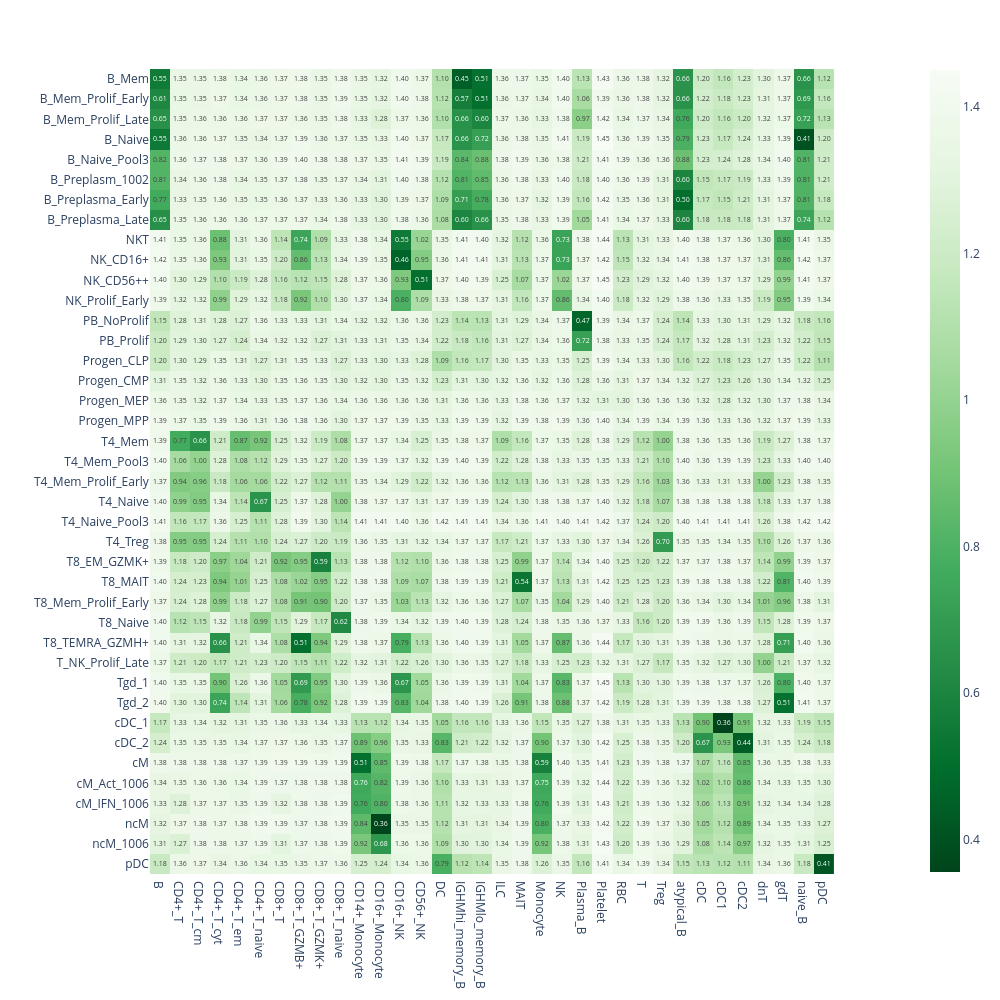

Notebook cell for this chart:
### Code cell
plot_cluster_distance(cluster_distance, show=True)

### Figure 1 — Plotly figure (JSON) as saved in the notebook; plotly's stock layout.template omitted (floating-point values rounded to 4 significant figures; data arrays with more than 128 entries replaced by an {"elided": "..."} marker saying what was removed)
{"data": [{"coloraxis": "coloraxis", "hovertemplate": "x: %{x}<br>y: %{y}<br>color: %{z}<extra></extra>", "name": "0", "texttemplate": "%{z:.2f}", "type": "heatmap", "x": ["B", "CD4+_T", "CD4+_T_cm", "CD4+_T_cyt", "CD4+_T_em", "CD4+_T_naive", "CD8+_T", "CD8+_T_GZMB+", "CD8+_T_GZMK+", "CD8+_T_naive", "CD14+_Monocyte", "CD16+_Monocyte", "CD16+_NK", "CD56+_NK", "DC", "IGHMhi_memory_B", "IGHMlo_memory_B", "ILC", "MAIT", "Monocyte", "NK", "Plasma_B", "Platelet", "RBC", "T", "Treg", "atypical_B", "cDC", "cDC1", "cDC2", "dnT", "gdT", "naive_B", "pDC"], "xaxis": "x", "y": ["B_Mem", "B_Mem_Prolif_Early", "B_Mem_Prolif_Late", "B_Naive", "B_Naive_Pool3", "B_Preplasm_1002", "B_Preplasma_Early", "B_Preplasma_Late", "NKT", "NK_CD16+", "NK_CD56++", "NK_Prolif_Early", "PB_NoProlif", "PB_Prolif", "Progen_CLP", "Progen_CMP", "Progen_MEP", "Progen_MPP", "T4_Mem", "T4_Mem_Pool3", "T4_Mem_Prolif_Early", "T4_Naive", "T4_Naive_Pool3", "T4_Treg", "T8_EM_GZMK+", "T8_MAIT", "T8_Mem_Prolif_Early", "T8_Naive", "T8_TEMRA_GZMH+", "T_NK_Prolif_Late", "Tgd_1", "Tgd_2", "cDC_1", "cDC_2", "cM", "cM_Act_1006", "cM_IFN_1006", "ncM", "ncM_1006", "pDC"], "yaxis": "y", "z": {"elided": "40x34 float values"}}], "layout": {"autosize": false, "coloraxis": {"colorscale": [[0, "rgb(0,68,27)"], [0.125, "rgb(0,109,44)"], [0.25, "rgb(35,139,69)"], [0.375, "rgb(65,171,93)"], [0.5, "rgb(116,196,118)"], [0.625, "rgb(161,217,155)"], [0.75, "rgb(199,233,192)"], [0.875, "rgb(229,245,224)"], [1, "rgb(247,252,245)"]]}, "height": 1000, "margin": {"t": 60}, "width": 1000, "xaxis": {"anchor": "y", "autorange": true, "constrain": "domain", "domain": [0.08482, 0.9152], "range": [-0.5, 33.5], "scaleanchor": "y", "type": "category"}, "yaxis": {"anchor": "x", "autorange": true, "constrain": "domain", "domain": [0, 1], "range": [39.5, -0.5], "type": "category"}}}
